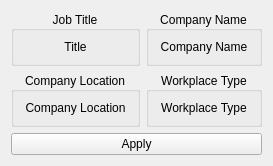
<?xml version="1.0" encoding="UTF-8"?>
<ui version="4.0">
 <class>JobPosition</class>
 <widget class="QWidget" name="JobPosition">
  <property name="geometry">
   <rect>
    <x>0</x>
    <y>0</y>
    <width>249</width>
    <height>158</height>
   </rect>
  </property>
  <property name="windowTitle">
   <string>Form</string>
  </property>
  <layout class="QGridLayout" name="gridLayout">
   <item row="0" column="1">
    <widget class="QGroupBox" name="nameGroup">
     <property name="title">
      <string>Company Name</string>
     </property>
     <property name="alignment">
      <set>Qt::AlignCenter</set>
     </property>
     <layout class="QVBoxLayout" name="verticalLayout_3">
      <item>
       <widget class="QLabel" name="companyNameLabel">
        <property name="text">
         <string>Company Name</string>
        </property>
        <property name="alignment">
         <set>Qt::AlignCenter</set>
        </property>
       </widget>
      </item>
     </layout>
    </widget>
   </item>
   <item row="5" column="0" colspan="2">
    <widget class="QPushButton" name="statusButton">
     <property name="text">
      <string>Apply</string>
     </property>
    </widget>
   </item>
   <item row="1" column="1">
    <widget class="QGroupBox" name="workplaceGroup">
     <property name="title">
      <string>Workplace Type</string>
     </property>
     <property name="alignment">
      <set>Qt::AlignCenter</set>
     </property>
     <layout class="QVBoxLayout" name="verticalLayout">
      <item>
       <widget class="QLabel" name="workplaceTypeLabel">
        <property name="text">
         <string>Workplace Type</string>
        </property>
        <property name="alignment">
         <set>Qt::AlignCenter</set>
        </property>
       </widget>
      </item>
     </layout>
    </widget>
   </item>
   <item row="0" column="0">
    <widget class="QGroupBox" name="titleGroup">
     <property name="title">
      <string>Job Title</string>
     </property>
     <property name="alignment">
      <set>Qt::AlignCenter</set>
     </property>
     <layout class="QVBoxLayout" name="verticalLayout_4">
      <item>
       <widget class="QLabel" name="titleLabel">
        <property name="text">
         <string>Title</string>
        </property>
        <property name="alignment">
         <set>Qt::AlignCenter</set>
        </property>
       </widget>
      </item>
     </layout>
    </widget>
   </item>
   <item row="1" column="0">
    <widget class="QGroupBox" name="locationGroup">
     <property name="title">
      <string>Company Location</string>
     </property>
     <property name="alignment">
      <set>Qt::AlignCenter</set>
     </property>
     <layout class="QVBoxLayout" name="verticalLayout_2">
      <item>
       <widget class="QLabel" name="companyLocationLabel">
        <property name="text">
         <string>Company Location</string>
        </property>
        <property name="alignment">
         <set>Qt::AlignCenter</set>
        </property>
       </widget>
      </item>
     </layout>
    </widget>
   </item>
  </layout>
 </widget>
 <resources/>
 <connections/>
</ui>
